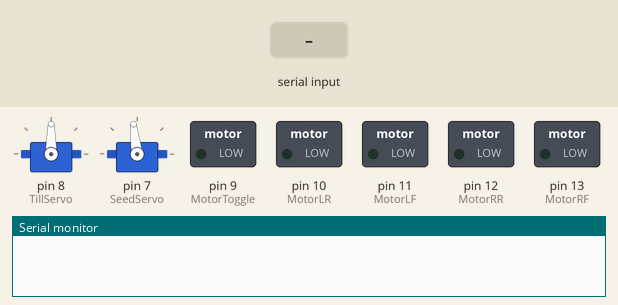
A sketch run on a simulated Arduino Uno, built with avr-gcc and run on an emulated ATmega328P. Parts: 2 × servo, switched loads named in the sketch (green lamp = pin HIGH), the last lines printed to the serial monitor. The inputs (shaded band) are chosen by the test bench.

Above: at 1.2 s.
1.3 s: "d" received over Serial
At 2.0 s:
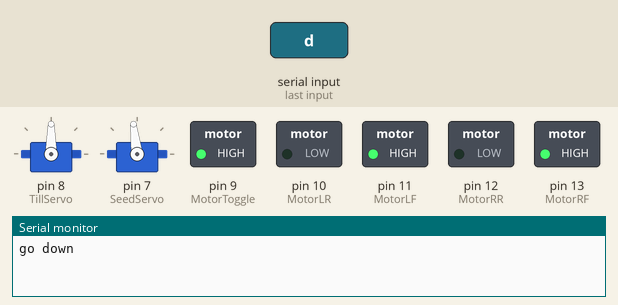
2.8 s: "u" received over Serial
At 3.1 s:
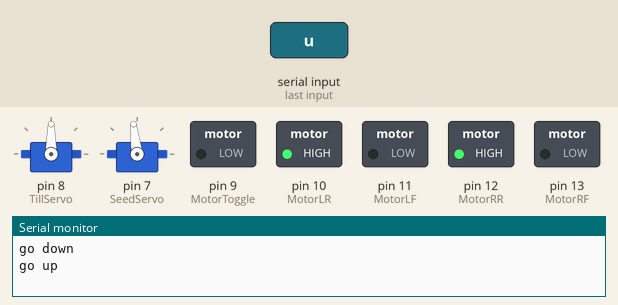
4.3 s: "r" received over Serial
At 5.5 s:
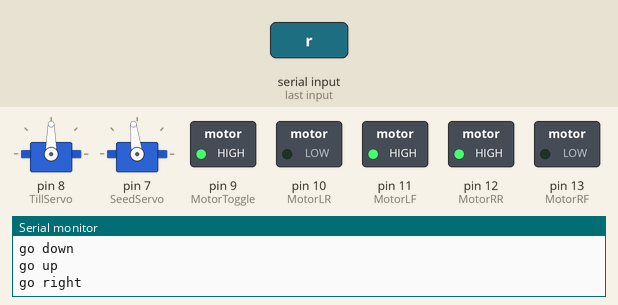
5.8 s: "l" received over Serial
At 6.6 s:
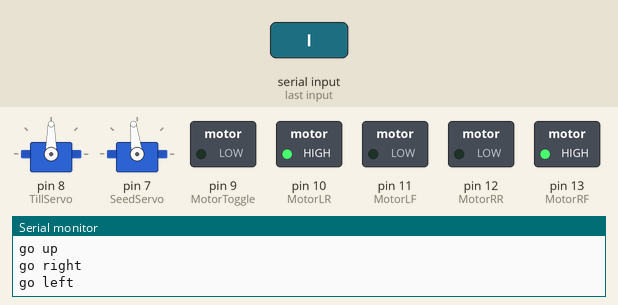
7.3 s: "s" received over Serial
At 7.7 s:
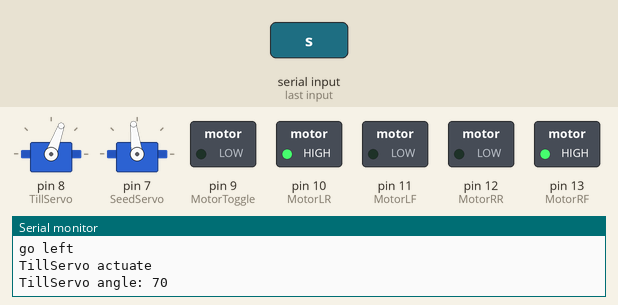
8.8 s: "i" received over Serial
At 10.1 s:
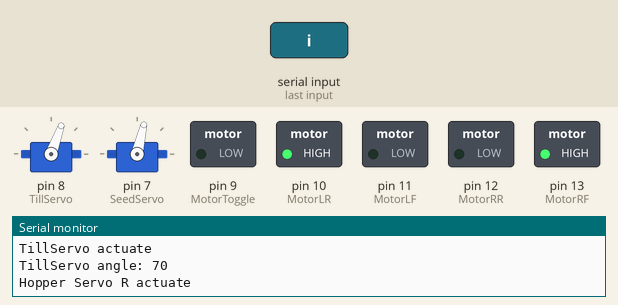
Timing chart, 0 to 11.3 s (numbered marks = the images above; inputs shaded):
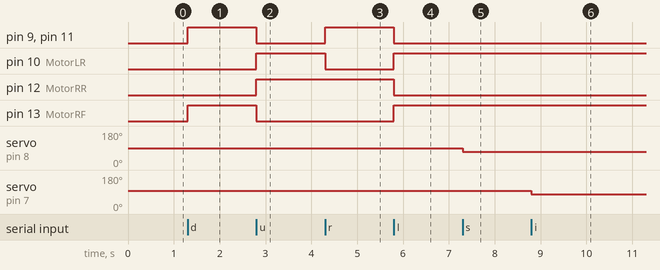

Measured:
- after the input at 1.3 s, pin 9 (MotorToggle), pin 11 (MotorLF), pin 13 (MotorRF): LOW → HIGH at once
- after the input at 2.8 s, pin 9 (MotorToggle), pin 11 (MotorLF), pin 13 (MotorRF): HIGH → LOW at once; pin 10 (MotorLR), pin 12 (MotorRR): LOW → HIGH at once
- after the input at 4.3 s, pin 9 (MotorToggle), pin 11 (MotorLF): LOW → HIGH at once; pin 10 (MotorLR): HIGH → LOW at once
- after the input at 5.8 s, pin 9 (MotorToggle), pin 11 (MotorLF), pin 12 (MotorRR): HIGH → LOW at once; pin 10 (MotorLR), pin 13 (MotorRF): LOW → HIGH at once
- after the input at 7.3 s, servo on pin 8 (TillServo): 90° → 70° at once
- after the input at 8.8 s, servo on pin 7 (SeedServo): 97° → 77° at once

The sketch:

Main.ino
```cpp
#include <Servo.h>

Servo TillServo; //servo for tiller
Servo SeedServo; //servo for seed release
int MotorLF = 11;
int MotorLR = 10;
int MotorRF = 13;
int MotorRR = 12;
int MotorToggle = 9;
bool servoForward = true;

void setup()                    // run once, when the sketch starts
{
 TillServo.attach(8);
 SeedServo.attach(7);
 Serial.begin(9600);
 TillServo.write(90);
 SeedServo.write(97); //set seed servo to center
 pinMode(MotorLF, OUTPUT);
 pinMode(MotorLR, OUTPUT);
 pinMode(MotorRF, OUTPUT);
 pinMode(MotorRR, OUTPUT);
 pinMode(MotorToggle, OUTPUT);// set the baud rate to 9600, same should be of your Serial Monitor
}
int number = 0;

void loop()
{

      switch ((char)Serial.read()) {
        case 'd':
        digitalWrite(MotorToggle, !digitalRead(MotorToggle)); //toggle or untoggle motor
        //2 motor backwards
        digitalWrite(MotorLF, HIGH);
        digitalWrite(MotorLR, LOW);
        digitalWrite(MotorRF, HIGH);
        digitalWrite(MotorRR, LOW);
        Serial.println("go down");
        break;
        case 'u':
        digitalWrite(MotorToggle, !digitalRead(MotorToggle)); //toggle or untoggle motor
        //2 motor up
        digitalWrite(MotorLF, LOW);
        digitalWrite(MotorLR, HIGH);
        digitalWrite(MotorRF, LOW);
        digitalWrite(MotorRR, HIGH);
        Serial.println("go up");
        break;
        case 'r':
        digitalWrite(MotorToggle, !digitalRead(MotorToggle)); //toggle or untoggle motor
        //left motor forward and right backward
        Serial.println("go right");
        digitalWrite(MotorLF, HIGH);
        digitalWrite(MotorLR, LOW);
        digitalWrite(MotorRF, LOW);
        digitalWrite(MotorRR, HIGH);
        break;
        case 'l':
        digitalWrite(MotorToggle, !digitalRead(MotorToggle)); //toggle or untoggle motor
        //right motor forward and left backward
        Serial.println("go left");
        digitalWrite(MotorLF, LOW);
        digitalWrite(MotorLR, HIGH);
        digitalWrite(MotorRF, HIGH);
        digitalWrite(MotorRR, LOW);
        break;
        case 's':
        Serial.println("TillServo actuate");

        //check direction
        if (TillServo.read() == 90) {
          TillServo.write(TillServo.read() - 20);
        }
        else {
          TillServo.write(TillServo.read() + 20);
        }
        Serial.print("TillServo angle: ");
        Serial.println(TillServo.read());
        delay(150);
        break;
        case 'i':
        Serial.println("Hopper Servo R actuate");
        //check direction

        if (SeedServo.read() == 97) {
          SeedServo.write(SeedServo.read() - 20);
        }
        else {
          SeedServo.write(SeedServo.read() + 20);
        }
        delay(150);
        break;
        case 'x':
        Serial.println("Hopper Servo L actuate");
        //check direction
        if (SeedServo.read() == 97){
          SeedServo.write(SeedServo.read() + 20);
        }
        else {
          SeedServo.write(SeedServo.read() - 20);
        }
        delay(150);
        break;
      }
}
```
